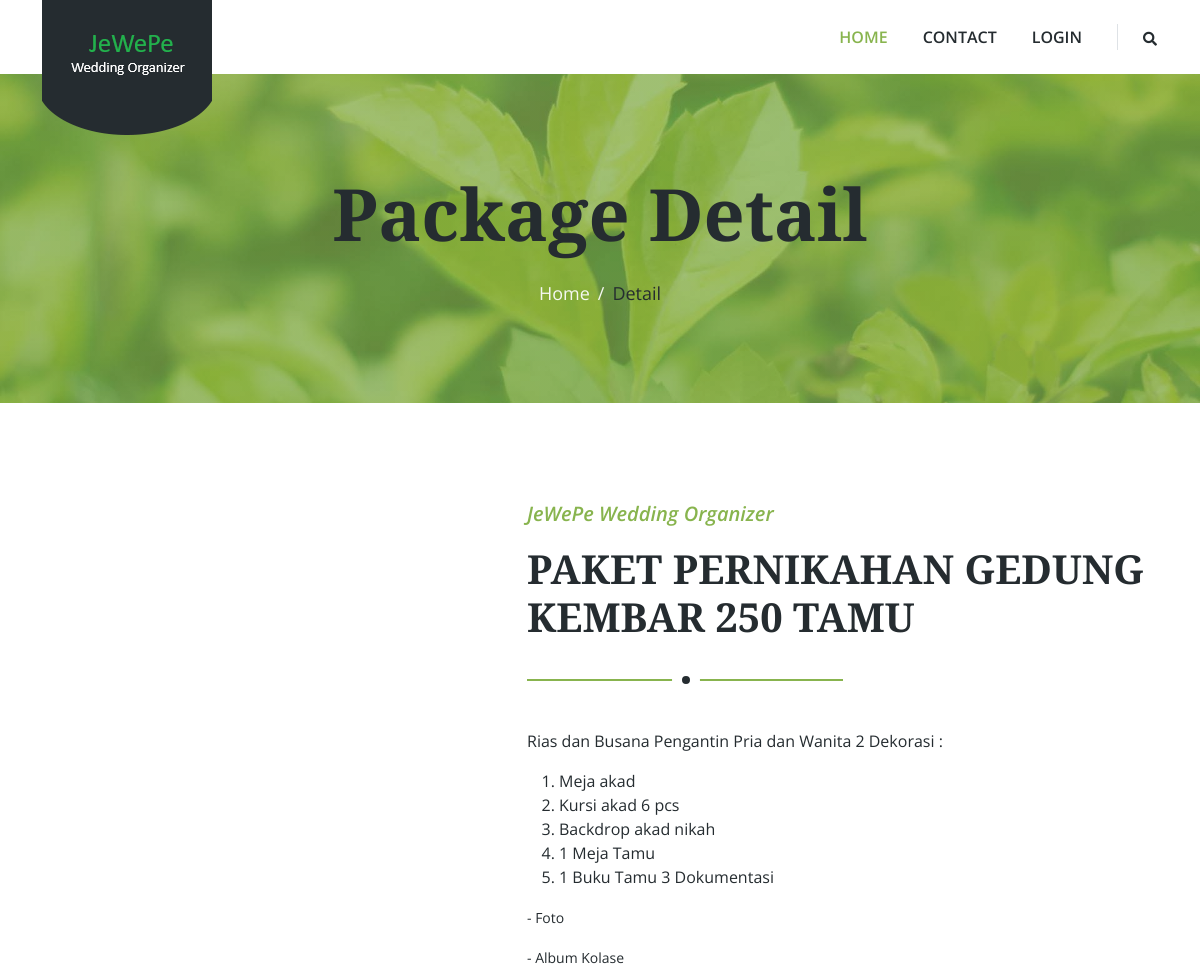
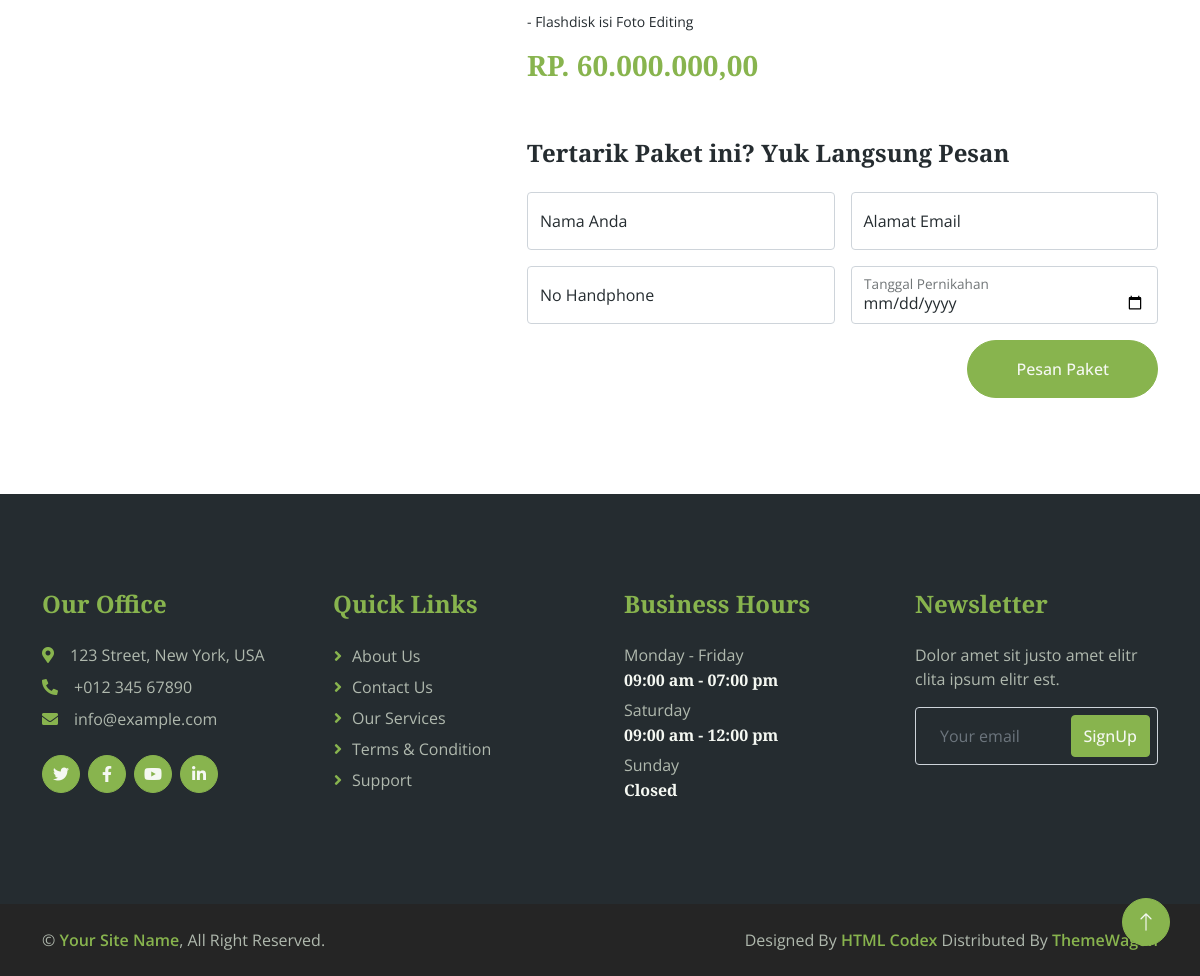
The app's page /Beranda/detail?id=7 with its own data (2 pictures, top to bottom).
### tables this page shows
CREATE TABLE `tb_catalogues` (
  `catalogue_id` int NOT NULL,
  `image` varchar(100) NOT NULL,
  `package_name` varchar(256) NOT NULL,
  `description` text NOT NULL,
  `price` int NOT NULL,
  `status_publish` enum('Y','N') NOT NULL,
  `user_id` int NOT NULL,
  `created_at` datetime NOT NULL,
  `updated_at` datetime DEFAULT NULL
);

### application/controllers/Beranda.php (called while the page is built, shortened)
<?php
class Beranda extends CI_Controller
{
	public function __construct()
	{
        $this->load->database();
		$this->load->model('katalog_model');
		$this->load->model('pesanan_model');
		$this->load->helper('text');
	}
	public function detail()
	{
		if ($this->input->get('id')) {
			$cek_data = $this->katalog_model->get_katalog_by_id($this->input->get('id'))->num_rows();
			if ($cek_data > 0) {
        		$data = array(
            		'title' => 'JeWePe Wedding Organizer',
            		'page' => 'landing/detail',
            		'katalog' => $this->katalog_model->get_katalog_by_id($this->input->get('id'))->row()
            	);
 				$this->load->view('landing/template/sites', $data);
			} else {
            	redirect('/');
        	}
    	} else {
        	redirect('/');
		}
	}
}

### index.php (called while the page is built, shortened)
<?php
require_once BASEPATH.'core/CodeIgniter.php';

### application/models/Katalog_model.php (called while the page is built, shortened)
<?php if (!defined('BASEPATH')) exit('No direct script access allowed');
class Katalog_model extends CI_Model
{
    public function get_katalog_by_id($id)
    {
        $this->db->select('*');
        $this->db->from('tb_catalogues tbc');
        $this->db->join('tb_users tbu', 'tbu.user_id = tbc.user_id');
        $this->db->where("tbc.catalogue_id", $id);
        $query = $this->db->get();
        return $query;
    }
}

### application/views/landing/detail.php (the view, shortened to what this page needs)
    <div class="container-fluid page-header py-5 mb-5 wow fadeIn" data-wow-delay="0.1s">
        <div class="container text-center py-5">
            <h1 class="display-2 text-dark mb-4 animated slideInDown">Package Detail</h1>
            <nav aria-label="breadcrumb animated slideInDown">
                <ol class="breadcrumb justify-content-center mb-0">
                    <li class="breadcrumb-item"><a href="<?= base_url('');?>">Home</a></li>
                    <li class="breadcrumb-item text-dark" aria-current="page">Detail</li>
                </ol>
            </nav>
        </div>
    </div>
<div class="container-xxl py-5">
    <div class="container">
        <div class="row g-5">
            <div class="col-lg-5 wow fadeIn" data-wow-delay="0.1s">
            </div>
            <div class="col-lg-7 wow fadeIn" data-wow-delay="0.5s">
                <div class="section-title">
                    <p class="fs-5 fw-medium fst-italic text-primary">JeWePe Wedding Organizer</p>
                    <h1 class="display-6"><?= $katalog->package_name; ?></h1>
                </div>
                <?= $katalog->description; ?>
                <h3 class="text-primary">RP. <?= number_format($katalog->price, 2, ",", ".") ?></h3>
            </div>
            <div class="col-lg-7 ms-auto wow fadeInUp" data-wow-delay="0.1s">
                <h4 class="mb-4">Tertarik Paket ini? Yuk Langsung Pesan</h4>
                <form action="<?= base_url('Beranda/pesan'); ?>" method="post">
                    <div class="row g-3">
                        <div class="col-md-6">
                            <div class="form-floating">
                                <input type="text" class="form-control" id="name" name="name" placeholder="Nama Anda" required>
                                <label for="name">Nama Anda</label>
                            </div>
                        </div>
                        <div class="col-md-6">
                            <div class="form-floating">
                                <input type="email" class="form-control" id="email" name="email" placeholder="Alamat Email" required>
                                <label for="email">Alamat Email</label>
                            </div>
                        </div>
                        <div class="col-md-6">
                            <div class="form-floating">
                                <input type="text" class="form-control" id="name" name="phone_number" placeholder="No Handphone" required>
                                <label for="name">No Handphone</label>
                            </div>
                        </div>
                        <div class="col-md-6">
                            <div class="form-floating">
                                <input type="date" class="form-control" id="subject" name="wedding_date" placeholder="Tanggal Pernikahan" required>
                                <label for="subject">Tanggal Pernikahan</label>
                            </div>
                        </div>
                        <div class="col-md-12 text-end">
                            <button class="btn btn-primary rounded-pill py-3 px-5" type="submit">Pesan Paket</button>
                        </div>
                    </div>
                </form>
            </div>
        </div>
    </div>
</div>

### assets/landing/css/style.css (style rules this page uses)
:root { --primary: #88B44E; --secondary: #FB9F38; --light: #F5F8F2; --dark: #252C30; }
.fw-medium { font-weight: 600; }
.btn { transition: .5s; font-weight: 500; }
.btn-primary, .btn-outline-primary:hover { color: var(--light); }
.page-header { background: linear-gradient(rgba(136, 180, 78, .7), rgba(136, 180, 78, .7)), url(../img/carousel-1.jpg) center center no-repeat; background-size: cover; }
.page-header .breadcrumb-item+.breadcrumb-item::before { color: var(--light); }
.page-header .breadcrumb-item, .page-header .breadcrumb-item a { font-size: 18px; color: var(--light); }
.section-title { position: relative; margin-bottom: 3rem; padding-bottom: 2rem; }
.section-title::before { position: absolute; content: ""; width: 50%; height: 2px; bottom: 0; left: 0; background: var(--primary); }
.section-title::after { position: absolute; content: ""; width: 28px; height: 28px; bottom: -13px; left: calc(25% - 13px); background: var(--dark); border: 10px solid #FFFFFF; border-radius: 28px; }

### records on screen
tb_catalogues: package_name "PAKET PERNIKAHAN GEDUNG KEMBAR 250 TAMU", description "Rias dan Busana Pengantin Pria dan Wanita 2 Dekorasi : Meja akad Kursi akad 6 pcs Backdrop akad nikah 1 Meja Tamu 1 Buku Tamu 3 Dokumentasi - Foto - Album Kolase - Flashdisk isi Foto Editing", price "60.000.000,00"
